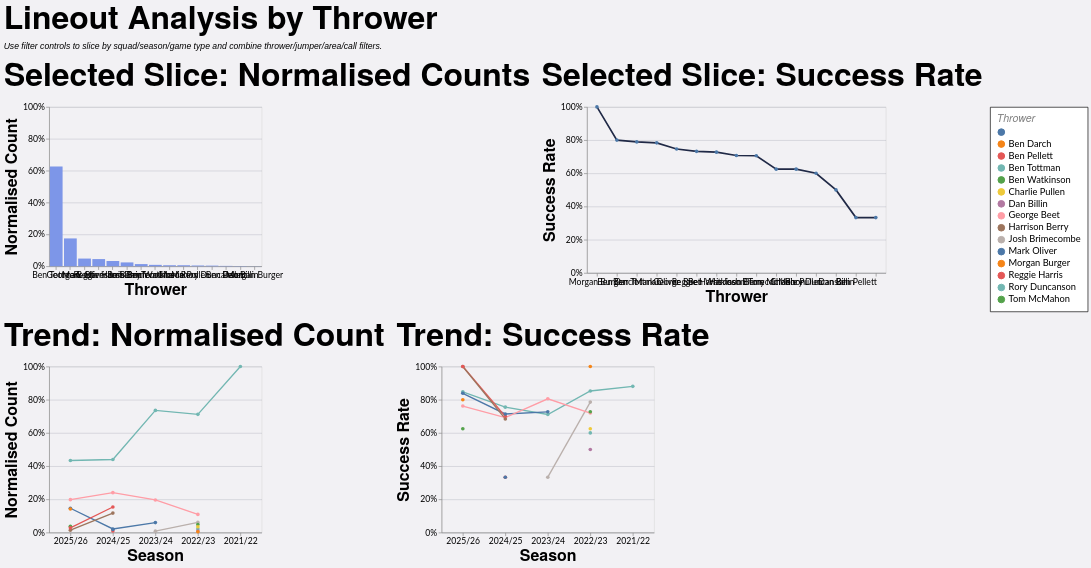

Specify this chart in Vega-Lite:
### Vega-Lite specification from a JSON file in a GitHub repository (floating-point values rounded to 4 significant figures; data arrays with more than 128 entries replaced by an {"elided": "..."} marker saying what was removed)
{"config": {"axis": {"labelFont": "Lato, sans-serif", "titleFont": "PT Sans Narrow, Helvetica Neue, Helvetica, Arial, sans-serif", "labelFontSize": 13, "titleFontSize": 24, "gridColor": "#202947", "gridOpacity": 0.2}, "header": {"labelFont": "PT Sans Narrow, Helvetica Neue, Helvetica, Arial, sans-serif", "titleFont": "PT Sans Narrow, Helvetica Neue, Helvetica, Arial, sans-serif", "labelFontSize": 24, "titleFontSize": 28, "labelFontWeight": "bold", "orient": "left"}, "legend": {"labelFont": "Lato, sans-serif", "titleFont": "PT Sans Narrow, Helvetica Neue, Helvetica, Arial, sans-serif", "labelFontSize": 14, "titleFontSize": 16, "titlePadding": 5, "fillColor": "white", "strokeColor": "black", "padding": 10, "titleFontWeight": "lighter", "titleFontStyle": "italic", "titleColor": "gray", "offset": 10}, "title": {"font": "PT Sans Narrow, Helvetica Neue, Helvetica, Arial, sans-serif", "fontSize": 48, "fontWeight": "bold", "anchor": "start", "align": "center", "titlePadding": 20, "subtitlePadding": 10, "subtitleFontSize": 13, "subtitleColor": "", "subtitleFontStyle": "italic", "offset": 15, "color": "black"}, "axisX": {"labelAngle": 0}, "facet": {"title": null, "header": null, "align": {"row": "each", "column": "each"}}, "resolve": {"scale": {"y": "independent", "facet": "independent"}}, "background": "#f2f1f4"}, "vconcat": [{"hconcat": [{"mark": {"type": "bar", "color": "#7d96e8"}, "encoding": {"tooltip": [{"field": "thrower", "title": "Thrower", "type": "nominal"}, {"field": "attempts", "format": ",.0f", "title": "Lineouts", "type": "quantitative"}, {"field": "share", "format": ".1%", "title": "Normalised Count", "type": "quantitative"}], "x": {"field": "thrower", "sort": "-y", "title": "Thrower", "type": "nominal"}, "y": {"axis": {"format": "%"}, "field": "share", "scale": {"domain": [0, 1]}, "title": "Normalised Count", "type": "quantitative"}}, "height": 240, "title": "Selected Slice: Normalised Counts", "transform": [{"filter": "(loSquad == 'All' || datum.squad == loSquad) && (loGameType == 'All' || (loGameType == 'League + Cup' && (datum.game_type == 'League' || datum.game_type == 'Cup')) || (loGameType == 'League only' && datum.game_type == 'League') || datum.game_type == loGameType) && (loOpposition == 'All' || datum.opposition == loOpposition) && (loThrower == 'All' || datum.thrower == loThrower) && (loJumper == 'All' || datum.jumper == loJumper) && (loArea == 'All' || datum.area == loArea) && (loNumbers == 'All' || datum.numbers == loNumbers) && (loCall == 'All' || datum.call == loCall) && (loCallType == 'All' || datum.call_type == loCallType)"}, {"filter": "(loSeason == 'All' || datum.season == loSeason)"}, {"aggregate": [{"op": "count", "as": "attempts"}, {"op": "sum", "field": "won", "as": "won"}], "groupby": ["thrower"]}, {"joinaggregate": [{"op": "sum", "field": "attempts", "as": "total_attempts"}]}, {"calculate": "datum.attempts / datum.total_attempts", "as": "share"}, {"calculate": "datum.won / datum.attempts", "as": "success_rate"}], "width": 320}, {"mark": {"type": "line", "color": "#202946", "point": true, "strokeWidth": 2.5}, "encoding": {"tooltip": [{"field": "thrower", "title": "Thrower", "type": "nominal"}, {"field": "won", "format": ",.0f", "title": "Won", "type": "quantitative"}, {"field": "attempts", "format": ",.0f", "title": "Lineouts", "type": "quantitative"}, {"field": "success_rate", "format": ".1%", "title": "Success Rate", "type": "quantitative"}], "x": {"field": "thrower", "sort": "-y", "title": "Thrower", "type": "nominal"}, "y": {"axis": {"format": "%"}, "field": "success_rate", "scale": {"domain": [0, 1]}, "title": "Success Rate", "type": "quantitative"}}, "height": 250, "title": "Selected Slice: Success Rate", "transform": [{"filter": "(loSquad == 'All' || datum.squad == loSquad) && (loGameType == 'All' || (loGameType == 'League + Cup' && (datum.game_type == 'League' || datum.game_type == 'Cup')) || (loGameType == 'League only' && datum.game_type == 'League') || datum.game_type == loGameType) && (loOpposition == 'All' || datum.opposition == loOpposition) && (loThrower == 'All' || datum.thrower == loThrower) && (loJumper == 'All' || datum.jumper == loJumper) && (loArea == 'All' || datum.area == loArea) && (loNumbers == 'All' || datum.numbers == loNumbers) && (loCall == 'All' || datum.call == loCall) && (loCallType == 'All' || datum.call_type == loCallType)"}, {"filter": "(loSeason == 'All' || datum.season == loSeason)"}, {"aggregate": [{"op": "count", "as": "attempts"}, {"op": "sum", "field": "won", "as": "won"}], "groupby": ["thrower"]}, {"joinaggregate": [{"op": "sum", "field": "attempts", "as": "total_attempts"}]}, {"calculate": "datum.attempts / datum.total_attempts", "as": "share"}, {"calculate": "datum.won / datum.attempts", "as": "success_rate"}], "width": {"step": 30}}], "spacing": 16}, {"hconcat": [{"mark": {"type": "line", "point": true, "strokeWidth": 2}, "encoding": {"color": {"field": "thrower", "title": "Thrower", "type": "nominal"}, "tooltip": [{"field": "season", "title": "Season", "type": "nominal"}, {"field": "thrower", "title": "Thrower", "type": "nominal"}, {"field": "attempts", "format": ",.0f", "title": "Lineouts", "type": "quantitative"}, {"field": "norm_count", "format": ".1%", "title": "Normalised Count", "type": "quantitative"}], "x": {"field": "season", "sort": "-x", "title": "Season", "type": "nominal"}, "y": {"axis": {"format": "%"}, "field": "norm_count", "scale": {"domain": [0, 1]}, "title": "Normalised Count", "type": "quantitative"}}, "height": 250, "title": "Trend: Normalised Count", "transform": [{"filter": "(loSquad == 'All' || datum.squad == loSquad) && (loGameType == 'All' || (loGameType == 'League + Cup' && (datum.game_type == 'League' || datum.game_type == 'Cup')) || (loGameType == 'League only' && datum.game_type == 'League') || datum.game_type == loGameType) && (loOpposition == 'All' || datum.opposition == loOpposition) && (loThrower == 'All' || datum.thrower == loThrower) && (loJumper == 'All' || datum.jumper == loJumper) && (loArea == 'All' || datum.area == loArea) && (loNumbers == 'All' || datum.numbers == loNumbers) && (loCall == 'All' || datum.call == loCall) && (loCallType == 'All' || datum.call_type == loCallType)"}, {"aggregate": [{"op": "count", "as": "attempts"}, {"op": "sum", "field": "won", "as": "won"}], "groupby": ["season", "thrower"]}, {"joinaggregate": [{"op": "sum", "field": "attempts", "as": "season_attempts"}], "groupby": ["season"]}, {"calculate": "datum.attempts / datum.season_attempts", "as": "norm_count"}, {"calculate": "datum.won / datum.attempts", "as": "success_rate"}], "width": 320}, {"mark": {"type": "line", "point": true, "strokeWidth": 2}, "encoding": {"color": {"field": "thrower", "title": "Thrower", "type": "nominal"}, "tooltip": [{"field": "season", "title": "Season", "type": "nominal"}, {"field": "thrower", "title": "Thrower", "type": "nominal"}, {"field": "won", "format": ",.0f", "title": "Won", "type": "quantitative"}, {"field": "attempts", "format": ",.0f", "title": "Lineouts", "type": "quantitative"}, {"field": "success_rate", "format": ".1%", "title": "Success Rate", "type": "quantitative"}], "x": {"field": "season", "sort": "-x", "title": "Season", "type": "nominal"}, "y": {"axis": {"format": "%"}, "field": "success_rate", "scale": {"domain": [0, 1]}, "title": "Success Rate", "type": "quantitative"}}, "height": 250, "title": "Trend: Success Rate", "transform": [{"filter": "(loSquad == 'All' || datum.squad == loSquad) && (loGameType == 'All' || (loGameType == 'League + Cup' && (datum.game_type == 'League' || datum.game_type == 'Cup')) || (loGameType == 'League only' && datum.game_type == 'League') || datum.game_type == loGameType) && (loOpposition == 'All' || datum.opposition == loOpposition) && (loThrower == 'All' || datum.thrower == loThrower) && (loJumper == 'All' || datum.jumper == loJumper) && (loArea == 'All' || datum.area == loArea) && (loNumbers == 'All' || datum.numbers == loNumbers) && (loCall == 'All' || datum.call == loCall) && (loCallType == 'All' || datum.call_type == loCallType)"}, {"aggregate": [{"op": "count", "as": "attempts"}, {"op": "sum", "field": "won", "as": "won"}], "groupby": ["season", "thrower"]}, {"joinaggregate": [{"op": "sum", "field": "attempts", "as": "season_attempts"}], "groupby": ["season"]}, {"calculate": "datum.attempts / datum.season_attempts", "as": "norm_count"}, {"calculate": "datum.won / datum.attempts", "as": "success_rate"}], "width": 320}], "spacing": 16}], "data": {"name": "data-be15e094906f116b8ddbadd99c56f81f"}, "params": [{"name": "loSquad", "value": "All"}, {"name": "loSeason", "value": "All"}, {"name": "loGameType", "value": "All"}, {"name": "loOpposition", "value": "All"}, {"name": "loThrower", "value": "All"}, {"name": "loJumper", "value": "All"}, {"name": "loArea", "value": "All"}, {"name": "loNumbers", "value": "All"}, {"name": "loCall", "value": "All"}, {"name": "loCallType", "value": "All"}], "spacing": 22, "title": {"text": "Lineout Analysis by Thrower", "subtitle": "Use filter controls to slice by squad/season/game type and combine thrower/jumper/area/call filters."}, "$schema": "https://vega.github.io/schema/vega-lite/v5.20.1.json", "datasets": {"data-be15e094906f116b8ddbadd99c56f81f": {"elided": "1242 records"}}}
